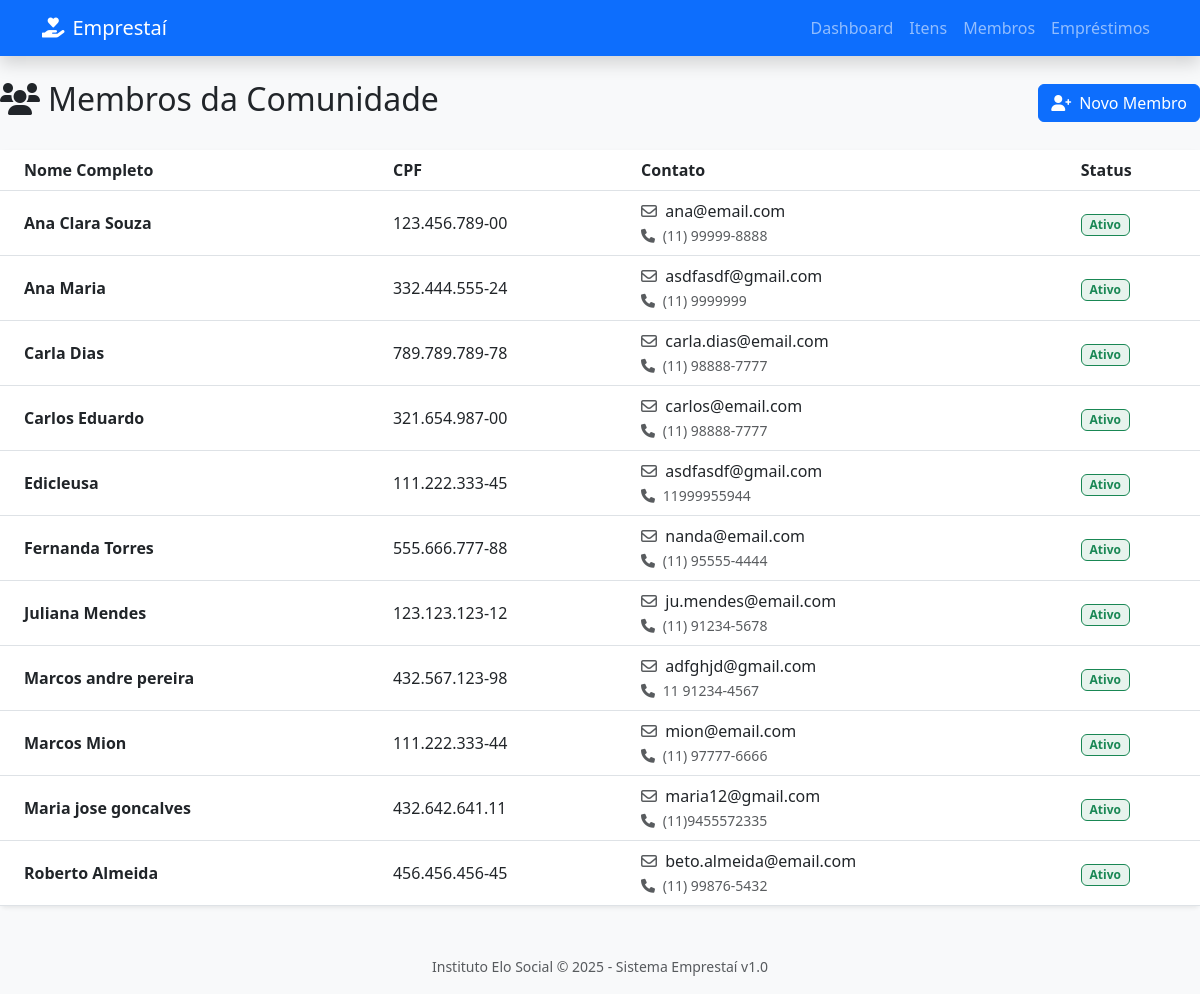
The page /site/listar_membros.php on the database its author committed.
### tables this page shows
CREATE TABLE `membros` (
  `codigo_membro` int(11) NOT NULL,
  `nome_completo` varchar(100) NOT NULL,
  `cpf` varchar(14) NOT NULL,
  `email` varchar(100) NOT NULL,
  `telefone` varchar(20) NOT NULL,
  `senha_hash` varchar(255) NOT NULL,
  `tipo_plano` int(11) NOT NULL,
  `data_cadastro` date NOT NULL DEFAULT curdate(),
  `status_membro` varchar(20) NOT NULL DEFAULT 'Ativo'
);

### site/listar_membros.php (the view)
<?php
include 'conexao.php';
include 'cabecalho.php';
?>
<div class="d-flex justify-content-between align-items-center mb-4">
    <h2><i class="fas fa-users me-2"></i>Membros da Comunidade</h2>
    <a href="cadastro_membro.php" class="btn btn-primary"><i class="fas fa-user-plus me-2"></i>Novo Membro</a>
</div>
<div class="card shadow-sm border-0">
    <div class="card-body p-0">
        <table class="table table-hover align-middle mb-0">
            <thead class="bg-light">
                <tr>
                    <th class="ps-4">Nome Completo</th>
                    <th>CPF</th>
                    <th>Contato</th>
                    <th>Status</th>
                </tr>
            </thead>
            <tbody>
                <?php
                $sql = "SELECT * FROM membros ORDER BY nome_completo ASC";
                $stmt = $pdo->query($sql);
                if($stmt->rowCount() > 0){
                    while($row = $stmt->fetch(PDO::FETCH_ASSOC)){
                        if($row['status_membro'] == 'Ativo'){
                            $badge = "<span class='badge bg-success bg-opacity-10 text-success border border-success'>Ativo</span>";
                        } else {
                            $badge = "<span class='badge bg-danger bg-opacity-10 text-danger border border-danger'>Bloqueado</span>";
                        }
                        echo "<tr>";
                        echo "<td class='ps-4 fw-bold'>" . $row['nome_completo'] . "</td>";
                        echo "<td>" . $row['cpf'] . "</td>";
                        echo "<td><i class='far fa-envelope text-muted me-1'></i> " . $row['email'] . "<br><small class='text-muted'><i class='fas fa-phone me-1'></i> " . $row['telefone'] . "</small></td>";
                        echo "<td>" . $badge . "</td>";
                        echo "</tr>";
                    }
                } else {
                    echo "<tr><td colspan='4' class='text-center py-4 text-muted'>Nenhum membro cadastrado.</td></tr>";
                }
                ?>
            </tbody>
        </table>
    </div>
</div>
<?php include 'rodape.php'; ?>

### site/cabecalho.php (style rules this page uses)
body { background-color: #f8f9fa; }

### rows shown on the page
membros: nome_completo "Ana Clara Souza", cpf "123.456.789-00", email "ana@email.com", telefone "(11) 99999-8888", status_membro "Ativo"
membros: nome_completo "Ana Maria", cpf "332.444.555-24", email "asdfasdf@gmail.com", telefone "(11) 9999999", status_membro "Ativo"
membros: nome_completo "Carla Dias", cpf "789.789.789-78", email "carla.dias@email.com", telefone "(11) 98888-7777", status_membro "Ativo"
membros: nome_completo "Carlos Eduardo", cpf "321.654.987-00", email "carlos@email.com", telefone "(11) 98888-7777", status_membro "Ativo"
membros: nome_completo "Edicleusa", cpf "111.222.333-45", email "asdfasdf@gmail.com", telefone "11999955944", status_membro "Ativo"
membros: nome_completo "Fernanda Torres", cpf "555.666.777-88", email "nanda@email.com", telefone "(11) 95555-4444", status_membro "Ativo"
membros: nome_completo "Juliana Mendes", cpf "123.123.123-12", email "ju.mendes@email.com", telefone "(11) 91234-5678", status_membro "Ativo"
membros: nome_completo "Marcos andre pereira", cpf "432.567.123-98", email "adfghjd@gmail.com", telefone "11 91234-4567", status_membro "Ativo"
membros: nome_completo "Marcos Mion", cpf "111.222.333-44", email "mion@email.com", telefone "(11) 97777-6666", status_membro "Ativo"
membros: nome_completo "Maria jose goncalves", cpf "432.642.641.11", email "maria12@gmail.com", telefone "(11)9455572335", status_membro "Ativo"
membros: nome_completo "Roberto Almeida", cpf "456.456.456-45", email "beto.almeida@email.com", telefone "(11) 99876-5432", status_membro "Ativo"
